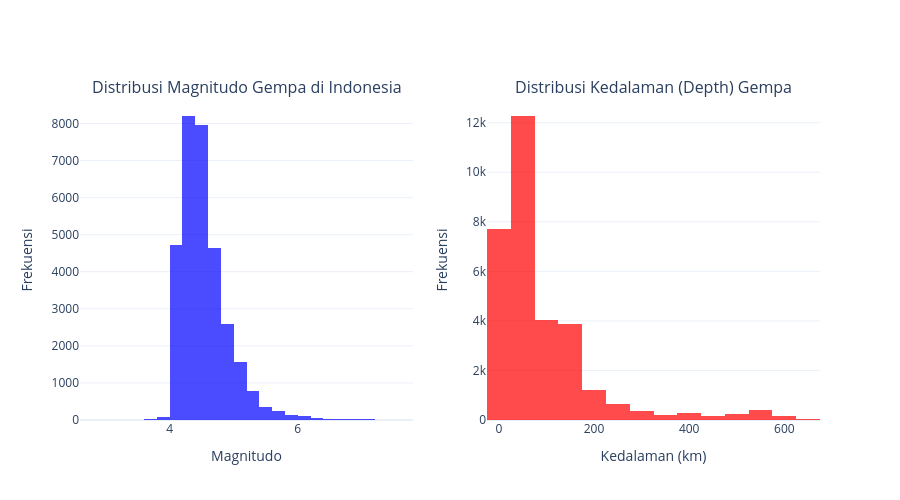

Write notebook code for a chart like this one.
### Markdown cell above
### **Distribusi Magnitudo & Kedalaman**

### Code cell
# Membuat kerangka subplot: 1 baris, 2 kolom
fig_hist = make_subplots(
    rows=1, cols=2, 
    subplot_titles=('Distribusi Magnitudo Gempa di Indonesia', 'Distribusi Kedalaman (Depth) Gempa')
)

# 1. Distribusi Magnitudo (ax[0])
fig_hist.add_trace(
    go.Histogram(
        x=df['magnitude'], 
        nbinsx=30, 
        name='Magnitudo', 
        marker_color='blue', 
        opacity=0.7
    ),
    row=1, col=1
)

# 2. Distribusi Kedalaman (ax[1])
fig_hist.add_trace(
    go.Histogram(
        x=df['depth'], 
        nbinsx=30, 
        name='Depth', 
        marker_color='red', 
        opacity=0.7
    ),
    row=1, col=2
)

# Merapikan layout dan label sumbu
fig_hist.update_layout(
    height=500, 
    showlegend=False,
    template='plotly_white'
)

# Set label X dan Y
fig_hist.update_xaxes(title_text="Magnitudo", row=1, col=1)
fig_hist.update_yaxes(title_text="Frekuensi", row=1, col=1)
fig_hist.update_xaxes(title_text="Kedalaman (km)", row=1, col=2)
fig_hist.update_yaxes(title_text="Frekuensi", row=1, col=2)

fig_hist.show()

### Figure 1 — Plotly figure (JSON) as saved in the notebook; plotly's stock layout.template omitted (floating-point values rounded to 4 significant figures; data arrays with more than 128 entries replaced by an {"elided": "..."} marker saying what was removed)
{"data": [{"marker": {"color": "blue"}, "name": "Magnitudo", "nbinsx": 30, "opacity": 0.7, "type": "histogram", "x": {"elided": "31529 float values"}, "xaxis": "x", "yaxis": "y"}, {"marker": {"color": "red"}, "name": "Depth", "nbinsx": 30, "opacity": 0.7, "type": "histogram", "x": {"elided": "31529 float values"}, "xaxis": "x2", "yaxis": "y2"}], "layout": {"annotations": [{"font": {"size": 16}, "showarrow": false, "text": "Distribusi Magnitudo Gempa di Indonesia", "x": 0.225, "xanchor": "center", "xref": "paper", "y": 1, "yanchor": "bottom", "yref": "paper"}, {"font": {"size": 16}, "showarrow": false, "text": "Distribusi Kedalaman (Depth) Gempa", "x": 0.775, "xanchor": "center", "xref": "paper", "y": 1, "yanchor": "bottom", "yref": "paper"}], "height": 500, "showlegend": false, "xaxis": {"anchor": "y", "domain": [0, 0.45], "title": {"text": "Magnitudo"}}, "xaxis2": {"anchor": "y2", "domain": [0.55, 1], "title": {"text": "Kedalaman (km)"}}, "yaxis": {"anchor": "x", "domain": [0, 1], "title": {"text": "Frekuensi"}}, "yaxis2": {"anchor": "x2", "domain": [0, 1], "title": {"text": "Frekuensi"}}}}
